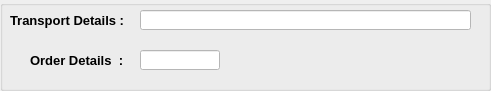
  <widget class="QGroupBox" name="groupBox_3">
   <property name="geometry">
    <rect>
     <x>580</x>
     <y>430</y>
     <width>491</width>
     <height>91</height>
    </rect>
   </property>
   <property name="styleSheet">
    <string notr="true">

QGroupBox
{
border:1px solid Black;
};

background-color: rgb(250, 210, 255);</string>
   </property>
   <property name="title">
    <string/>
   </property>
   <widget class="QLabel" name="label_33">
    <property name="geometry">
     <rect>
      <x>10</x>
      <y>10</y>
      <width>121</width>
      <height>20</height>
     </rect>
    </property>
    <property name="font">
     <font>
      <pointsize>10</pointsize>
      <weight>75</weight>
      <bold>true</bold>
     </font>
    </property>
    <property name="text">
     <string>Transport Details :</string>
    </property>
   </widget>
   <widget class="QLineEdit" name="lineEdit_14">
    <property name="geometry">
     <rect>
      <x>140</x>
      <y>10</y>
      <width>331</width>
      <height>20</height>
     </rect>
    </property>
    <property name="font">
     <font>
      <pointsize>10</pointsize>
     </font>
    </property>
    <property name="styleSheet">
     <string notr="true">background-color: rgb(255, 255, 255);</string>
    </property>
   </widget>
   <widget class="QLabel" name="label_34">
    <property name="geometry">
     <rect>
      <x>30</x>
      <y>50</y>
      <width>101</width>
      <height>20</height>
     </rect>
    </property>
    <property name="font">
     <font>
      <pointsize>10</pointsize>
      <weight>75</weight>
      <bold>true</bold>
     </font>
    </property>
    <property name="text">
     <string>Order Details  :</string>
    </property>
   </widget>
   <widget class="QLineEdit" name="lineEdit_16">
    <property name="geometry">
     <rect>
      <x>140</x>
      <y>50</y>
      <width>80</width>
      <height>20</height>
     </rect>
    </property>
    <property name="font">
     <font>
      <pointsize>10</pointsize>
     </font>
    </property>
    <property name="styleSheet">
     <string notr="true">background-color: rgb(255, 255, 255);</string>
    </property>
   </widget>
  </widget>
